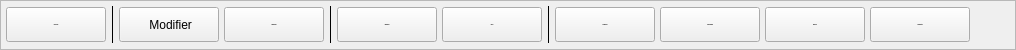
    <widget class="QFrame" name="TopToolsFrame">
     <property name="maximumSize">
      <size>
       <width>16777215</width>
       <height>50</height>
      </size>
     </property>
     <property name="frameShape">
      <enum>QFrame::StyledPanel</enum>
     </property>
     <property name="frameShadow">
      <enum>QFrame::Raised</enum>
     </property>
     <property name="class" stdset="0">
      <string>card</string>
     </property>
     <layout class="QHBoxLayout" name="horizontalLayout_5">
      <property name="spacing">
       <number>5</number>
      </property>
      <property name="leftMargin">
       <number>5</number>
      </property>
      <property name="topMargin">
       <number>5</number>
      </property>
      <property name="rightMargin">
       <number>5</number>
      </property>
      <property name="bottomMargin">
       <number>6</number>
      </property>
      <item>
       <widget class="QToolButton" name="NouveauDocButton">
        <property name="sizePolicy">
         <sizepolicy hsizetype="Expanding" vsizetype="Fixed">
          <horstretch>0</horstretch>
          <verstretch>0</verstretch>
         </sizepolicy>
        </property>
        <property name="minimumSize">
         <size>
          <width>100</width>
          <height>35</height>
         </size>
        </property>
        <property name="maximumSize">
         <size>
          <width>150</width>
          <height>35</height>
         </size>
        </property>
        <property name="font">
         <font>
          <family>Inter 18pt Medium</family>
          <pointsize>-1</pointsize>
          <weight>75</weight>
          <bold>true</bold>
         </font>
        </property>
        <property name="cursor">
         <cursorShape>ArrowCursor</cursorShape>
        </property>
        <property name="layoutDirection">
         <enum>Qt::LeftToRight</enum>
        </property>
        <property name="text">
         <string> Nouveau</string>
        </property>
        <property name="icon">
         <iconset resource="../../../resources/resources.qrc">
          <normaloff>:/icons/icons/Wnouveau.svg</normaloff>:/icons/icons/Wnouveau.svg</iconset>
        </property>
        <property name="iconSize">
         <size>
          <width>16</width>
          <height>16</height>
         </size>
        </property>
        <property name="toolButtonStyle">
         <enum>Qt::ToolButtonTextBesideIcon</enum>
        </property>
        <property name="class" stdset="0">
         <string>primary</string>
        </property>
       </widget>
      </item>
      <item>
       <widget class="Line" name="line_2">
        <property name="maximumSize">
         <size>
          <width>16777215</width>
          <height>16777215</height>
         </size>
        </property>
        <property name="frameShadow">
         <enum>QFrame::Plain</enum>
        </property>
        <property name="midLineWidth">
         <number>0</number>
        </property>
        <property name="orientation">
         <enum>Qt::Vertical</enum>
        </property>
       </widget>
      </item>
      <item>
       <widget class="QToolButton" name="ModifierReglementButton">
        <property name="minimumSize">
         <size>
          <width>100</width>
          <height>35</height>
         </size>
        </property>
        <property name="maximumSize">
         <size>
          <width>150</width>
          <height>35</height>
         </size>
        </property>
        <property name="text">
         <string> Modifier</string>
        </property>
        <property name="icon">
         <iconset resource="../../../resources/resources.qrc">
          <normaloff>:/icons/icons/Gmodifier.svg</normaloff>:/icons/icons/Gmodifier.svg</iconset>
        </property>
        <property name="toolButtonStyle">
         <enum>Qt::ToolButtonTextBesideIcon</enum>
        </property>
        <property name="class" stdset="0">
         <string>secondary</string>
        </property>
       </widget>
      </item>
      <item>
       <widget class="QToolButton" name="SupprimerButton">
        <property name="sizePolicy">
         <sizepolicy hsizetype="Expanding" vsizetype="Fixed">
          <horstretch>0</horstretch>
          <verstretch>0</verstretch>
         </sizepolicy>
        </property>
        <property name="minimumSize">
         <size>
          <width>100</width>
          <height>35</height>
         </size>
        </property>
        <property name="maximumSize">
         <size>
          <width>150</width>
          <height>35</height>
         </size>
        </property>
        <property name="font">
         <font>
          <family>Inter 18pt Medium</family>
          <pointsize>-1</pointsize>
          <weight>63</weight>
          <bold>true</bold>
         </font>
        </property>
        <property name="cursor">
         <cursorShape>ArrowCursor</cursorShape>
        </property>
        <property name="layoutDirection">
         <enum>Qt::LeftToRight</enum>
        </property>
        <property name="styleSheet">
         <string notr="true"/>
        </property>
        <property name="text">
         <string> Supprimer</string>
        </property>
        <property name="icon">
         <iconset resource="../../../resources/resources.qrc">
          <normaloff>:/icons/icons/Gsupprimer.svg</normaloff>:/icons/icons/Gsupprimer.svg</iconset>
        </property>
        <property name="iconSize">
         <size>
          <width>16</width>
          <height>16</height>
         </size>
        </property>
        <property name="toolButtonStyle">
         <enum>Qt::ToolButtonTextBesideIcon</enum>
        </property>
        <property name="class" stdset="0">
         <string>secondary-danger</string>
        </property>
       </widget>
      </item>
      <item>
       <widget class="Line" name="line_3">
        <property name="maximumSize">
         <size>
          <width>16777215</width>
          <height>16777215</height>
         </size>
        </property>
        <property name="frameShadow">
         <enum>QFrame::Plain</enum>
        </property>
        <property name="midLineWidth">
         <number>0</number>
        </property>
        <property name="orientation">
         <enum>Qt::Vertical</enum>
        </property>
       </widget>
      </item>
      <item>
       <widget class="QToolButton" name="ImprimrtButton">
        <property name="sizePolicy">
         <sizepolicy hsizetype="Expanding" vsizetype="Fixed">
          <horstretch>0</horstretch>
          <verstretch>0</verstretch>
         </sizepolicy>
        </property>
        <property name="minimumSize">
         <size>
          <width>100</width>
          <height>35</height>
         </size>
        </property>
        <property name="maximumSize">
         <size>
          <width>150</width>
          <height>35</height>
         </size>
        </property>
        <property name="font">
         <font>
          <family>Inter 18pt Medium</family>
          <pointsize>-1</pointsize>
          <weight>63</weight>
          <bold>true</bold>
         </font>
        </property>
        <property name="cursor">
         <cursorShape>ArrowCursor</cursorShape>
        </property>
        <property name="layoutDirection">
         <enum>Qt::LeftToRight</enum>
        </property>
        <property name="text">
         <string> Imprimer</string>
        </property>
        <property name="icon">
         <iconset resource="../../../resources/resources.qrc">
          <normaloff>:/icons/icons/Gimprimer.svg</normaloff>:/icons/icons/Gimprimer.svg</iconset>
        </property>
        <property name="iconSize">
         <size>
          <width>16</width>
          <height>16</height>
         </size>
        </property>
        <property name="toolButtonStyle">
         <enum>Qt::ToolButtonTextBesideIcon</enum>
        </property>
        <property name="class" stdset="0">
         <string>secondary</string>
        </property>
       </widget>
      </item>
      <item>
       <widget class="QToolButton" name="ExcelButton">
        <property name="sizePolicy">
         <sizepolicy hsizetype="Expanding" vsizetype="Fixed">
          <horstretch>0</horstretch>
          <verstretch>0</verstretch>
         </sizepolicy>
        </property>
        <property name="minimumSize">
         <size>
          <width>100</width>
          <height>35</height>
         </size>
        </property>
        <property name="maximumSize">
         <size>
          <width>150</width>
          <height>35</height>
         </size>
        </property>
        <property name="font">
         <font>
          <family>Inter 18pt Medium</family>
          <pointsize>-1</pointsize>
          <weight>63</weight>
          <bold>true</bold>
         </font>
        </property>
        <property name="cursor">
         <cursorShape>ArrowCursor</cursorShape>
        </property>
        <property name="layoutDirection">
         <enum>Qt::LeftToRight</enum>
        </property>
        <property name="text">
         <string> Excel</string>
        </property>
        <property name="icon">
         <iconset resource="../../../resources/resources.qrc">
          <normaloff>:/icons/icons/Gexcel.svg</normaloff>:/icons/icons/Gexcel.svg</iconset>
        </property>
        <property name="iconSize">
         <size>
          <width>16</width>
          <height>16</height>
         </size>
        </property>
        <property name="toolButtonStyle">
         <enum>Qt::ToolButtonTextBesideIcon</enum>
        </property>
        <property name="class" stdset="0">
         <string>secondary</string>
        </property>
       </widget>
      </item>
      <item>
       <widget class="Line" name="line_4">
        <property name="maximumSize">
         <size>
          <width>16777215</width>
          <height>16777215</height>
         </size>
        </property>
        <property name="frameShadow">
         <enum>QFrame::Plain</enum>
        </property>
        <property name="midLineWidth">
         <number>0</number>
        </property>
        <property name="orientation">
         <enum>Qt::Vertical</enum>
        </property>
       </widget>
      </item>
      <item>
       <widget class="QToolButton" name="DupliquerButton">
        <property name="sizePolicy">
         <sizepolicy hsizetype="Expanding" vsizetype="Fixed">
          <horstretch>0</horstretch>
          <verstretch>0</verstretch>
         </sizepolicy>
        </property>
        <property name="minimumSize">
         <size>
          <width>100</width>
          <height>35</height>
         </size>
        </property>
        <property name="maximumSize">
         <size>
          <width>150</width>
          <height>35</height>
         </size>
        </property>
        <property name="font">
         <font>
          <family>Inter 18pt Medium</family>
          <pointsize>-1</pointsize>
          <weight>63</weight>
          <bold>true</bold>
         </font>
        </property>
        <property name="cursor">
         <cursorShape>ArrowCursor</cursorShape>
        </property>
        <property name="layoutDirection">
         <enum>Qt::LeftToRight</enum>
        </property>
        <property name="text">
         <string> Dupliquer</string>
        </property>
        <property name="icon">
         <iconset resource="../../../resources/resources.qrc">
          <normaloff>:/icons/icons/Gduplicate.svg</normaloff>:/icons/icons/Gduplicate.svg</iconset>
        </property>
        <property name="iconSize">
         <size>
          <width>16</width>
          <height>16</height>
         </size>
        </property>
        <property name="toolButtonStyle">
         <enum>Qt::ToolButtonTextBesideIcon</enum>
        </property>
        <property name="class" stdset="0">
         <string>secondary</string>
        </property>
       </widget>
      </item>
      <item>
       <widget class="QToolButton" name="TransformerButton">
        <property name="sizePolicy">
         <sizepolicy hsizetype="Expanding" vsizetype="Fixed">
          <horstretch>0</horstretch>
          <verstretch>0</verstretch>
         </sizepolicy>
        </property>
        <property name="minimumSize">
         <size>
          <width>100</width>
          <height>35</height>
         </size>
        </property>
        <property name="maximumSize">
         <size>
          <width>150</width>
          <height>35</height>
         </size>
        </property>
        <property name="font">
         <font>
          <family>Inter 18pt Medium</family>
          <pointsize>-1</pointsize>
          <weight>63</weight>
          <bold>true</bold>
         </font>
        </property>
        <property name="cursor">
         <cursorShape>ArrowCursor</cursorShape>
        </property>
        <property name="layoutDirection">
         <enum>Qt::LeftToRight</enum>
        </property>
        <property name="text">
         <string> Transformer</string>
        </property>
        <property name="icon">
         <iconset resource="../../../resources/resources.qrc">
          <normaloff>:/icons/icons/Gtransformer.svg</normaloff>:/icons/icons/Gtransformer.svg</iconset>
        </property>
        <property name="iconSize">
         <size>
          <width>16</width>
          <height>16</height>
         </size>
        </property>
        <property name="toolButtonStyle">
         <enum>Qt::ToolButtonTextBesideIcon</enum>
        </property>
        <property name="class" stdset="0">
         <string>secondary</string>
        </property>
       </widget>
      </item>
      <item>
       <widget class="QToolButton" name="ReplaceButton">
        <property name="sizePolicy">
         <sizepolicy hsizetype="Expanding" vsizetype="Fixed">
          <horstretch>0</horstretch>
          <verstretch>0</verstretch>
         </sizepolicy>
        </property>
        <property name="minimumSize">
         <size>
          <width>100</width>
          <height>35</height>
         </size>
        </property>
        <property name="maximumSize">
         <size>
          <width>150</width>
          <height>35</height>
         </size>
        </property>
        <property name="font">
         <font>
          <family>Inter 18pt Medium</family>
          <pointsize>-1</pointsize>
          <weight>63</weight>
          <bold>true</bold>
         </font>
        </property>
        <property name="cursor">
         <cursorShape>ArrowCursor</cursorShape>
        </property>
        <property name="layoutDirection">
         <enum>Qt::LeftToRight</enum>
        </property>
        <property name="text">
         <string>Replace</string>
        </property>
        <property name="icon">
         <iconset resource="../../../resources/resources.qrc">
          <normaloff>:/icons/icons/Gtransformer.svg</normaloff>:/icons/icons/Gtransformer.svg</iconset>
        </property>
        <property name="iconSize">
         <size>
          <width>16</width>
          <height>16</height>
         </size>
        </property>
        <property name="toolButtonStyle">
         <enum>Qt::ToolButtonTextBesideIcon</enum>
        </property>
        <property name="class" stdset="0">
         <string>secondary</string>
        </property>
       </widget>
      </item>
      <item>
       <widget class="QToolButton" name="PaiementsButton">
        <property name="sizePolicy">
         <sizepolicy hsizetype="Expanding" vsizetype="Fixed">
          <horstretch>0</horstretch>
          <verstretch>0</verstretch>
         </sizepolicy>
        </property>
        <property name="minimumSize">
         <size>
          <width>100</width>
          <height>35</height>
         </size>
        </property>
        <property name="maximumSize">
         <size>
          <width>150</width>
          <height>35</height>
         </size>
        </property>
        <property name="font">
         <font>
          <family>Inter 18pt Medium</family>
          <pointsize>-1</pointsize>
          <weight>63</weight>
          <bold>true</bold>
         </font>
        </property>
        <property name="cursor">
         <cursorShape>ArrowCursor</cursorShape>
        </property>
        <property name="layoutDirection">
         <enum>Qt::LeftToRight</enum>
        </property>
        <property name="text">
         <string> Paiements</string>
        </property>
        <property name="icon">
         <iconset resource="../../../resources/resources.qrc">
          <normaloff>:/icons/icons/paiements.svg</normaloff>:/icons/icons/paiements.svg</iconset>
        </property>
        <property name="iconSize">
         <size>
          <width>16</width>
          <height>16</height>
         </size>
        </property>
        <property name="toolButtonStyle">
         <enum>Qt::ToolButtonTextBesideIcon</enum>
        </property>
        <property name="class" stdset="0">
         <string>secondary</string>
        </property>
       </widget>
      </item>
      <item>
       <spacer name="horizontalSpacer_2">
        <property name="orientation">
         <enum>Qt::Horizontal</enum>
        </property>
        <property name="sizeHint" stdset="0">
         <size>
          <width>40</width>
          <height>20</height>
         </size>
        </property>
       </spacer>
      </item>
     </layout>
    </widget>
